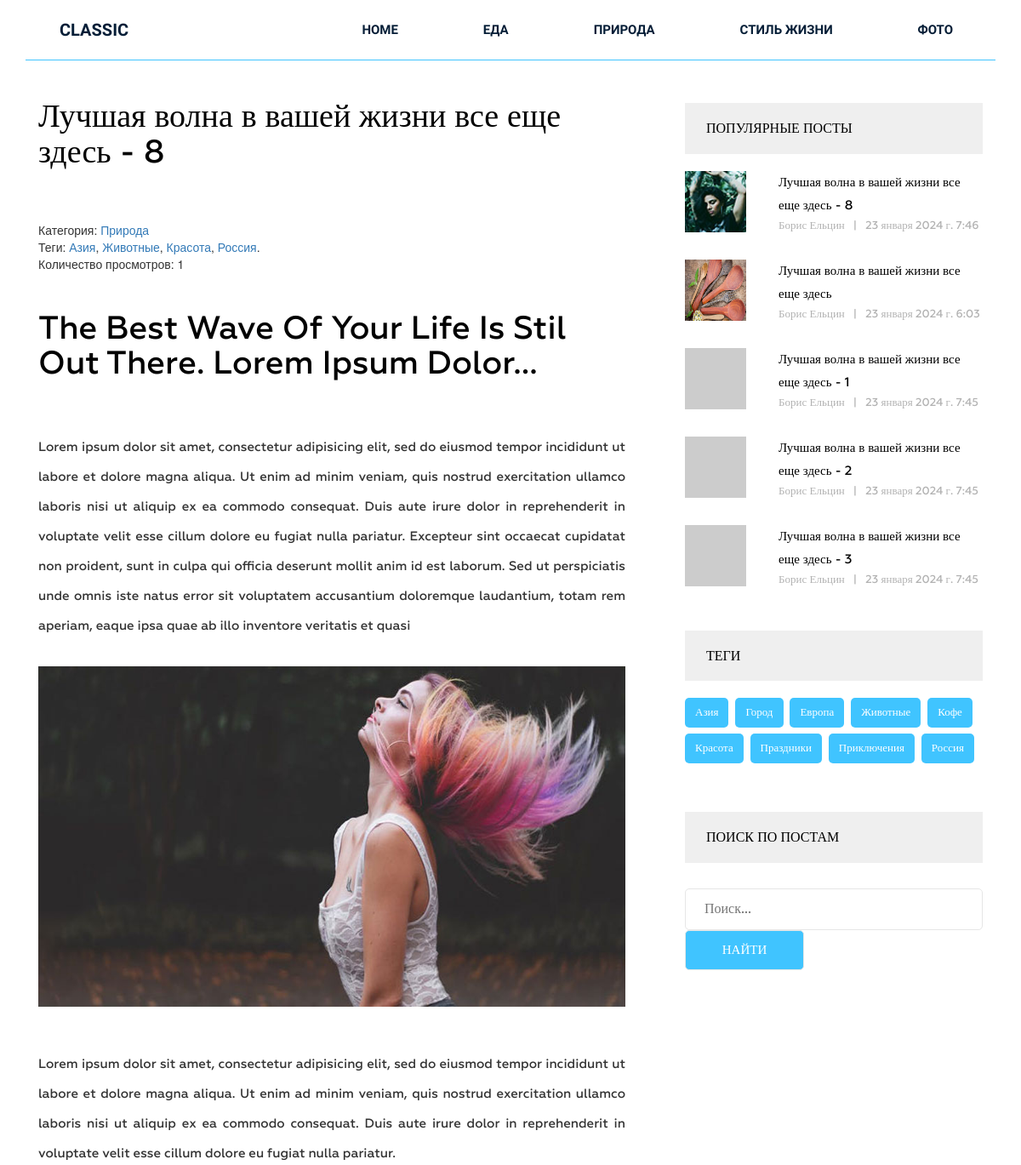
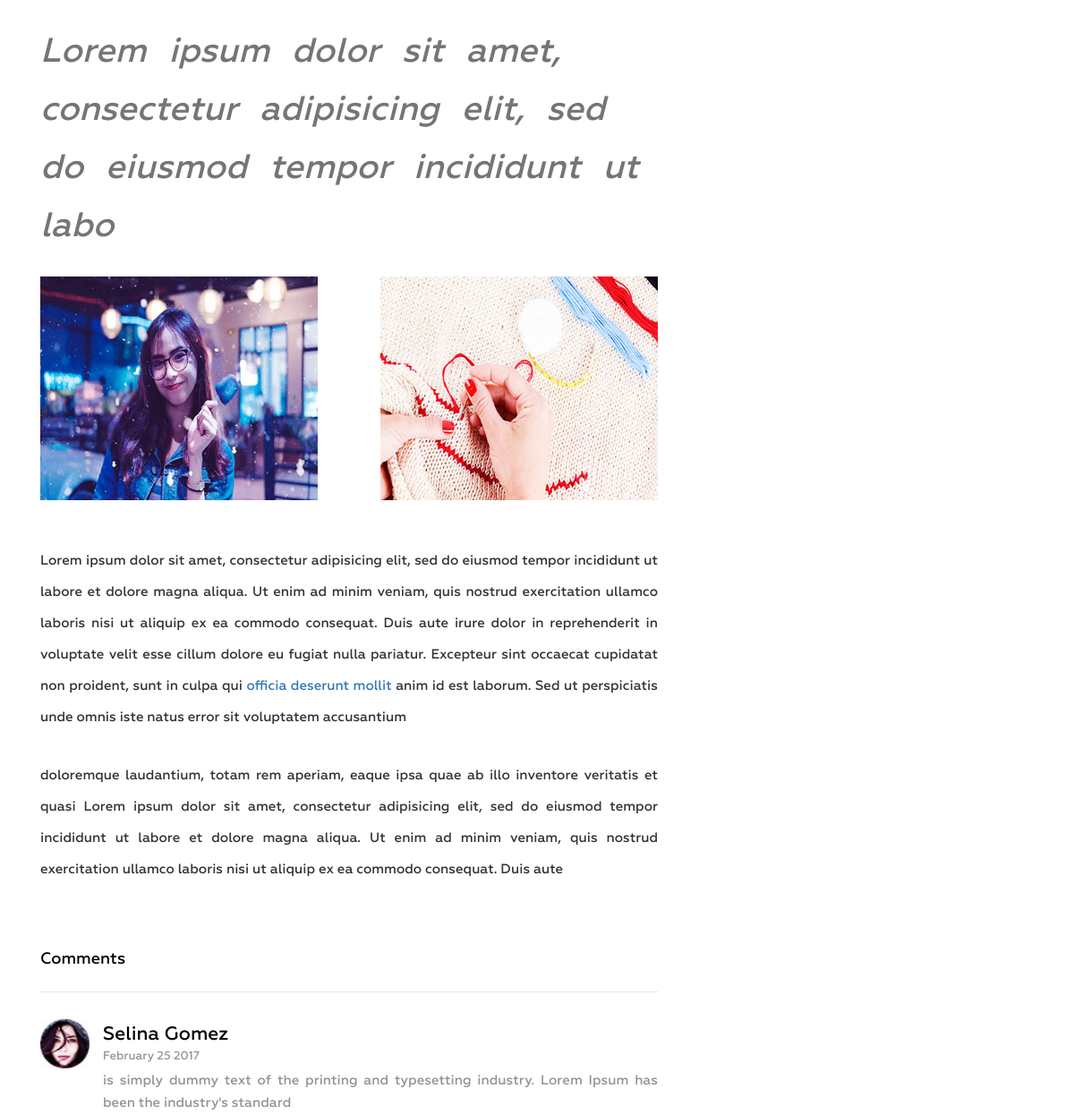
The app's page /posts/luchshaya-volna-v-vashej-zhizni-vse-eshe-zdes-8/ (upper part), older data (2 pictures, top to bottom).
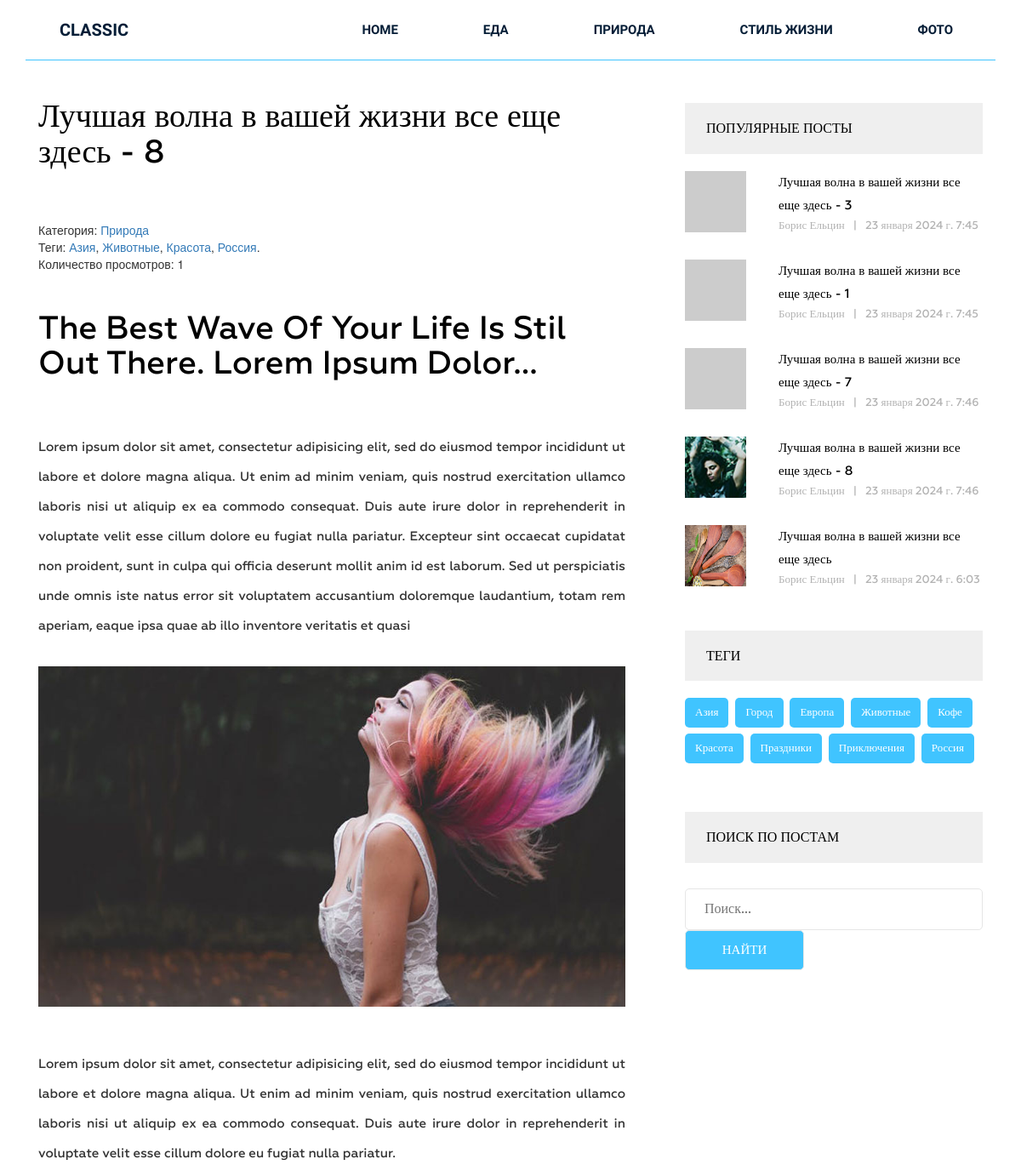
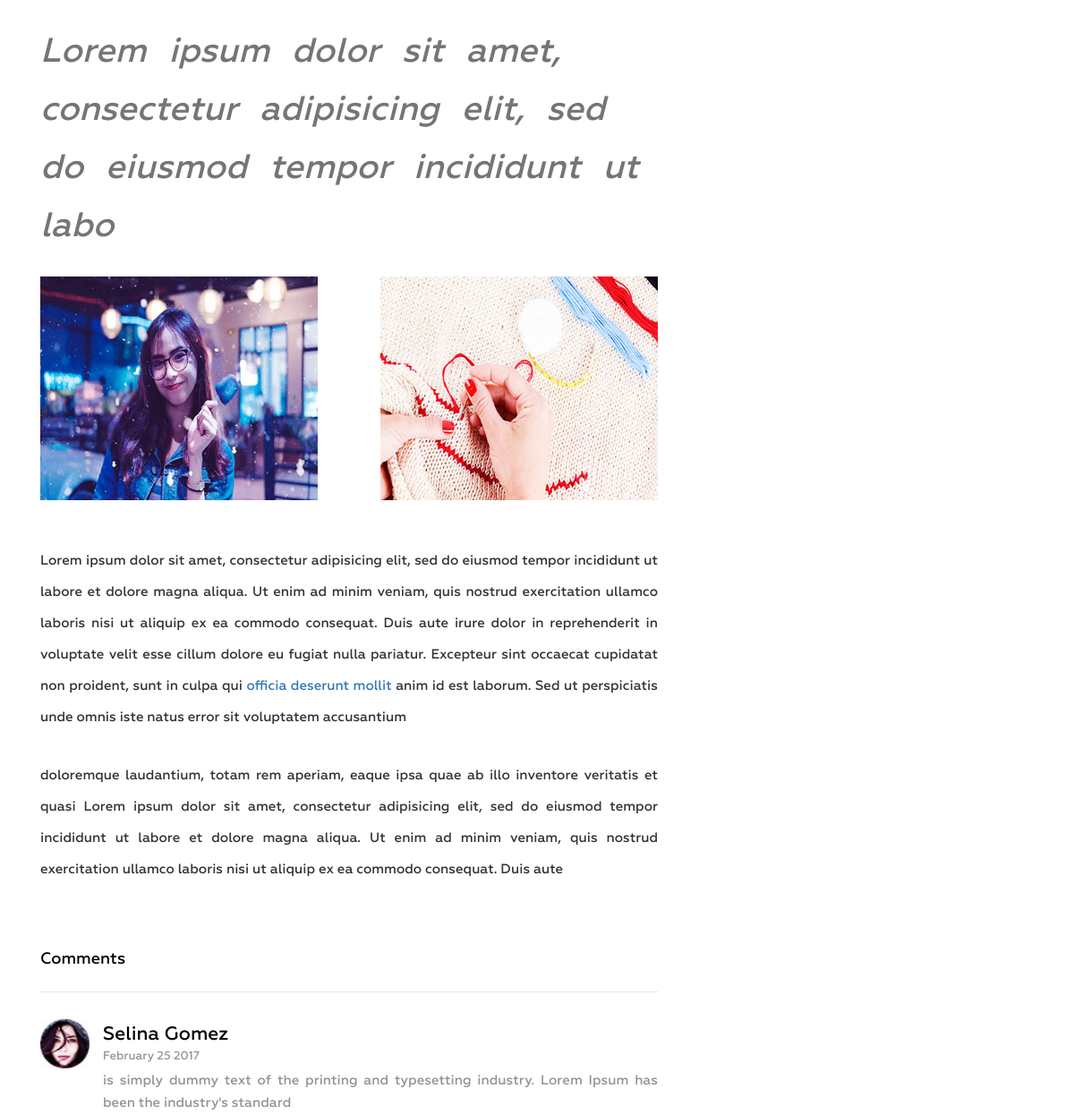
The same page, newer data (2 pictures, top to bottom).
### blog/models.py (models this page shows, shortened)
class Category(models.Model):
    title = models.CharField(max_length=250, verbose_name='Наименование')
    slug = models.SlugField(max_length=250, unique=True, verbose_name='Алиас')
    def get_absolute_url(self):
        return reverse("category", kwargs={"slug": self.slug})
    class Meta:
        ordering = ['title']
        verbose_name = "Категория"
        verbose_name_plural = "Категории"

class Post(models.Model):
    title = models.CharField(max_length=250, verbose_name='Наименование')
    slug = models.SlugField(max_length=250, unique=True, verbose_name='Алиас')
    content = models.TextField(blank=True, verbose_name='Содержимое')
    author = models.CharField(max_length=100, verbose_name='Автор')
    views = models.PositiveIntegerField(default=0, verbose_name='Количество просмотров')
    photo = models.ImageField(upload_to='media/%Y/%m/%\d', blank=True, verbose_name='Изображение')
    category = models.ForeignKey(Category, on_delete=models.PROTECT, related_name='posts', verbose_name='Категория')
    tags = models.ManyToManyField(Tag, related_name='posts', blank=True, verbose_name='Теги')
    created_at = models.DateTimeField(auto_now_add=True, verbose_name='Опубликовано')
    def get_absolute_url(self):
        return reverse("post-detail", kwargs={"slug": self.slug})
    class Meta:
        verbose_name = "Пост"
        verbose_name_plural = "Посты"
        ordering = ['-created_at']

class Tag(models.Model):
    title = models.CharField(max_length=250, verbose_name='Наименование')
    slug = models.SlugField(max_length=250, unique=True, verbose_name='Алиас')
    def get_absolute_url(self):
        return reverse("posts-by-tag", kwargs={"slug": self.slug})
    class Meta:
        verbose_name = "Тег"
        verbose_name_plural = "Теги"
        ordering = ['title']

### blog/views.py (the view)
# urls.py: path("posts/<slug:slug>/", PostDetailView.as_view(), name='post-detail'),
class PostDetailView(DetailView):
    model = Post
    template_name = 'blog/single.html'
    context_object_name = 'post'
    def get_context_data(self, **kwargs):
        context = super().get_context_data(**kwargs)
        self.object.views = F('views') + 1
        self.object.save()
        self.object.refresh_from_db()
        return context

### blog/templatetags/menu.py (called while the page is built)
@register.inclusion_tag('blog/menu_tpl.html')
def show_menu(menu_class='menu'):
    categories = Category.objects.all()
    return {'categories': categories, 'menu_class': menu_class}

### blog/templatetags/popular_posts.py (called while the page is built)
@register.inclusion_tag('blog/popular_posts_tpl.html')
def show_popular_posts(cnt=3):
    posts = Post.objects.order_by('-views')[:cnt]
    return {'posts': posts}

### blog/templatetags/search_form.py (called while the page is built)
@register.inclusion_tag('blog/search_form_tpl.html')
def show_search_form(text_search=''):
    return {'text_search': text_search}

### blog/templatetags/tags_cloud.py (called while the page is built)
@register.inclusion_tag('blog/tags_cloud_tpl.html')
def show_tags_cloud(cnt=3):
    tags = Tag.objects.all()
    return {'tags': tags}

### blog/templates/blog/single.html (shortened to what this page needs)
{% extends "base.html" %}
{% load static %}
{% load popular_posts %}
{% load tags_cloud %}
{% load search_form %}
{% block content %}
<section class="single-blog-area">
    <div class="container">
        <div class="row">
           <div class="col-md-12">
            <div class="border-top">
                <div class="col-md-8">
                <div class="blog-area">
                    <div class="blog-area-part">
                        <h2>{{post.title}}</h2>
                        <div>
                            <span>Категория: </span>
                            <a href="{{post.category.get_absolute_url}}">{{post.category.title}}</a>
                        </div>
                        <div>
                            <span>Теги: </span>
                            {% for tag in post.tags.all %}
                                <a href="{{tag.get_absolute_url}}">{{tag.title}}</a>{% if not forloop.last %},{% else %}.{% endif %}
                            {% endfor %}
                        </div>
                        <div>
                            <span>Количество просмотров: </span>
                            {{post.views}}
                        </div>
                        <div class="for-style">
                            {{post.content|safe}}
                        </div>
                    </div>
                    <div class="commententries">
                        <h3>Comments</h3>
                        <ul class="commentlist">
                            <li>
                                <article class="comment">
                                    <header class="comment-author">
                                        <img src="img/author-1.jpg" alt="">
                                    </header>
                                    <section class="comment-details">
                                        <div class="author-name">
                                            <h5><a href="#">Selina Gomez</a></h5>
                                            <p>February 25 2017</p>
                                        </div>
                                        <div class="comment-body">
                                            <p>is simply dummy text of the printing and typesetting industry. Lorem Ipsum has been the industry's standard </p>
                                        </div>
                                    </section>
                                </article>
                            </li>
                        </ul>
                    </div>
                </div>
            </div>
            <div class="col-md-4">
                {% show_popular_posts 5 %}
                {% show_tags_cloud %}
                {% show_search_form %}
            </div>
            </div>
            </div>
        </div>
    </div>
</section>
{% endblock  %}

### templates/base.html (shortened to what this page needs)
<!DOCTYPE html>
<html lang="en">
{% load static %}
{% load cache %}
<head>
    <link rel="stylesheet" href="{% static "css/bootstrap.css" %}">
    <link rel="stylesheet" href="{% static "css/font-awesome.min.css" %}">
    <link rel="stylesheet" href="{% static "css/owl.carousel.min.css" %}">
    <link rel="stylesheet" href="{% static "css/owl.theme.default.min.css" %}">
    <link rel="stylesheet" href="{% static "style.css" %}">
    <link rel="stylesheet" href="{% static "responsive.css" %}">
</head>
<body>
    <div class="wrapper">
        {% cache 20 header %}
        {% include "inc/_header.html" %}
        {% endcache %}
        {% block content %}{% endblock content %}
    </div>
</body>
</html>

### templates/inc/_header.html
{% load menu %}
<header class="header">
    <div class="container">
        <div class="row">
            <div class="col-md-2">
                <div class="logo">
                    <h2><a href="{% url "home" %}">Classic</a></h2>
                </div>
            </div>
            <div class="col-md-10">
                {% show_menu %}
            </div>
        </div>
    </div>
</header>

### blog/templates/blog/menu_tpl.html
<div class="{{ menu_class }}">
    <ul>
        <li><a href="{% url "home" %}">Home</a></li>
        {% for item in categories %}
            <li><a href="{{item.get_absolute_url}}">{{item.title}}</a></li>
        {% endfor %}
    </ul>
</div>

### blog/templates/blog/popular_posts_tpl.html
<h2 class="sidebar-title">Популярные посты</h2>
<div class="grid">
    {% for post in posts %}
        <div class="portfolio-item popular">
            {% if post.photo %}
                <img src="{{post.photo.url}}" alt="{{post.title}} ">
            {% else %}
                <img src="https://placehold.co/228x228" alt="{{post.title}}">
            {% endif %}
            <div class="portfolio-text">
                <h5><a href="{{post.get_absolute_url}}">{{post.title}}</a></h5>
                <p>{{post.author}}<span>|</span>{{post.created_at}}</p>
            </div>
        </div>
    {% endfor %}
</div>

### blog/templates/blog/tags_cloud_tpl.html
<div class="tags">
    <h2 class="sidebar-title">Теги</h2>
    {% for tag in tags%}
        <p><a href="{{tag.get_absolute_url}}">{{tag.title}}</a></p>
    {% endfor %}
</div>

### blog/templates/blog/search_form_tpl.html
<div class="newsletter">
    <h2 class="sidebar-title">Поиск по постам</h2>
    <form action="{% url "search-page" %}" method="get">
        <input type="text" name="text_search" value="{{text_search}}" placeholder="Поиск...">
        <input type="submit" value="Найти">
    </form>
</div>

### templates/inc/_footer.html (shortened to what this page needs)
{% load menu %}

Row changes from the older to the newer data that the page shows:
no longer on this page (row unchanged): Post: title "Лучшая волна в вашей жизни все еще здесь - 2", author "Борис Ельцин", created_at "23 января 2024 г. 7:45"
changed Post "Лучшая волна в вашей жизни все еще здесь - 3": moves up the list
changed Post "Лучшая волна в вашей жизни все еще здесь - 1": moves up the list
now on this page (row edited): Post: title "Лучшая волна в вашей жизни все еще здесь - 7", author "Борис Ельцин", created_at "23 января 2024 г. 7:46"
